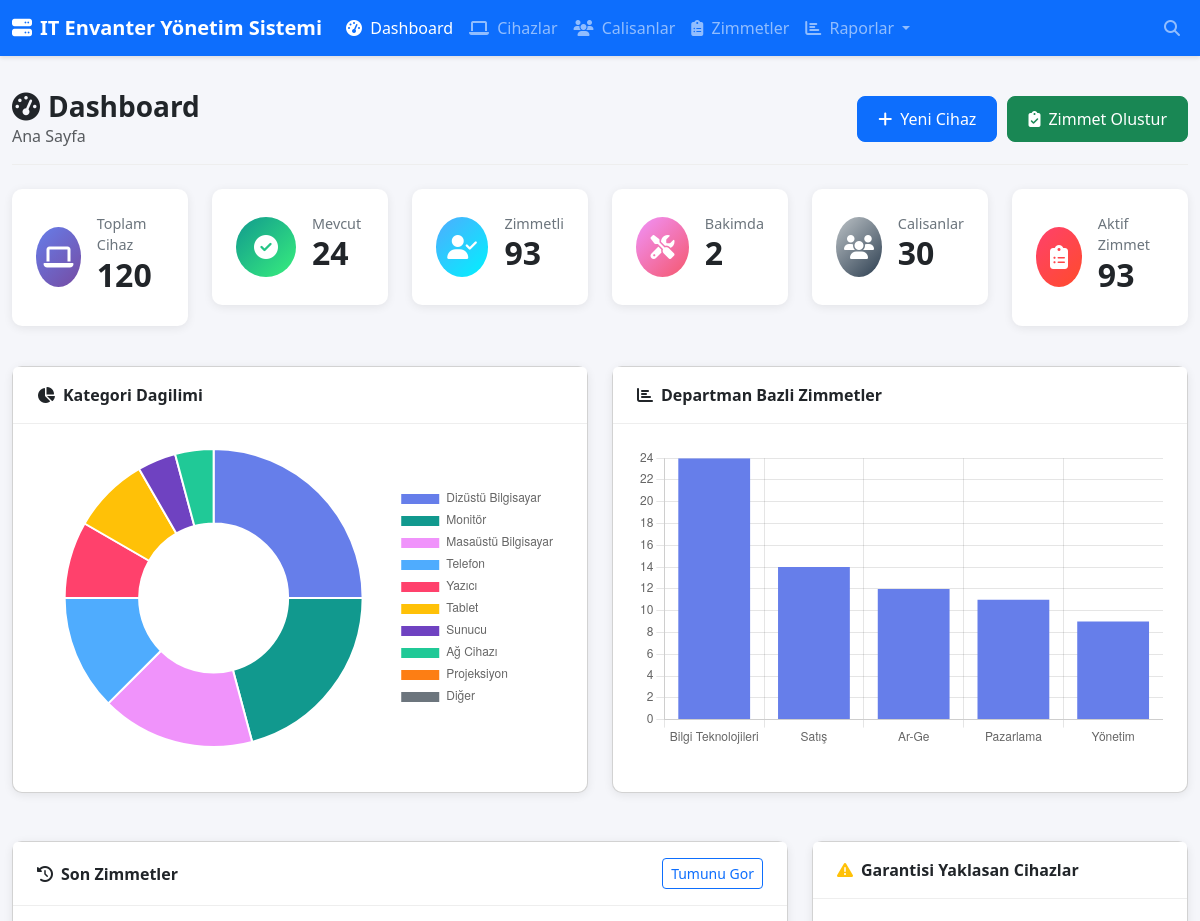
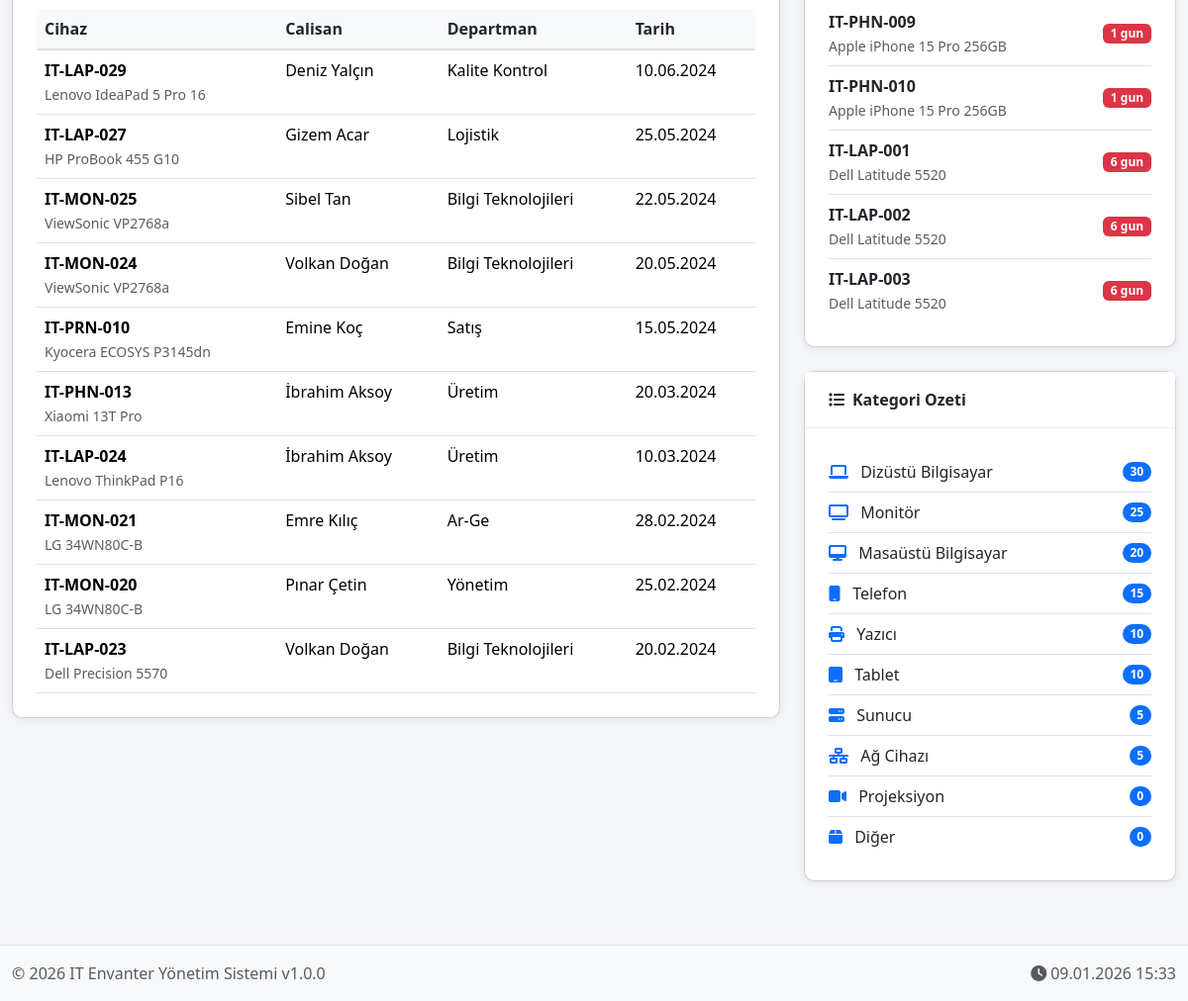
The page / on the database its author committed (2 pictures, top to bottom).
### tables this page shows
CREATE TABLE assignments (
    id INT AUTO_INCREMENT PRIMARY KEY,
    device_id INT NOT NULL,
    employee_id INT NOT NULL,
    assigned_date DATE NOT NULL,
    expected_return_date DATE,
    notes TEXT,
    assigned_by VARCHAR(100),
    created_at TIMESTAMP DEFAULT CURRENT_TIMESTAMP,
    FOREIGN KEY (device_id) REFERENCES devices(id) ON DELETE CASCADE,
    FOREIGN KEY (employee_id) REFERENCES employees(id) ON DELETE CASCADE,
    UNIQUE KEY unique_device_assignment (device_id)
);

CREATE TABLE devices (
    id INT AUTO_INCREMENT PRIMARY KEY,
    asset_tag VARCHAR(50) UNIQUE NOT NULL,
    name VARCHAR(100) NOT NULL,
    category_id INT,
    brand VARCHAR(50),
    model VARCHAR(100),
    serial_number VARCHAR(100) UNIQUE,
    purchase_date DATE,
    purchase_price DECIMAL(10,2),
    warranty_end_date DATE,
    status ENUM('available', 'assigned', 'maintenance', 'retired', 'lost') DEFAULT 'available',
    specifications TEXT,
    notes TEXT,
    created_at TIMESTAMP DEFAULT CURRENT_TIMESTAMP,
    updated_at TIMESTAMP DEFAULT CURRENT_TIMESTAMP ON UPDATE CURRENT_TIMESTAMP,
    FOREIGN KEY (category_id) REFERENCES device_categories(id) ON DELETE SET NULL
);

CREATE TABLE departments (
    id INT AUTO_INCREMENT PRIMARY KEY,
    name VARCHAR(100) NOT NULL,
    description TEXT,
    created_at TIMESTAMP DEFAULT CURRENT_TIMESTAMP
);

### includes/Database.php (called while the page is built, shortened)
<?php
class Database {
    private static $instance = null;
    private $connection;
    private function __construct() {
        try {
            $dsn = "mysql:host=" . DB_HOST . ";dbname=" . DB_NAME . ";charset=" . DB_CHARSET;
            $options = [
                PDO::ATTR_ERRMODE => PDO::ERRMODE_EXCEPTION,
                PDO::ATTR_DEFAULT_FETCH_MODE => PDO::FETCH_ASSOC,
                PDO::ATTR_EMULATE_PREPARES => false,
            ];
            $this->connection = new PDO($dsn, DB_USER, DB_PASS, $options);
        } catch (PDOException $e) {
            die("Veritabanı bağlantı hatası: " . $e->getMessage());
        }
    }
    public static function getInstance() {
        if (self::$instance === null) {
            self::$instance = new self();
        }
        return self::$instance;
    }
    public function query($sql, $params = []) {
        $stmt = $this->connection->prepare($sql);
        $stmt->execute($params);
        return $stmt;
    }
    public function fetch($sql, $params = []) {
        return $this->query($sql, $params)->fetch();
    }
    public function fetchAll($sql, $params = []) {
        return $this->query($sql, $params)->fetchAll();
    }
}

### index.php (the view, shortened to what this page needs)
<?php
require_once 'includes/header.php';
$stats = $db->fetch("SELECT * FROM v_dashboard_stats");
$categoryStats = $db->fetchAll("
    SELECT dc.name, dc.icon, COUNT(d.id) as count
    FROM device_categories dc
    LEFT JOIN devices d ON dc.id = d.category_id
    GROUP BY dc.id
    ORDER BY count DESC
");
$deptStats = $db->fetchAll("
    SELECT dep.name, COUNT(a.id) as count
    FROM departments dep
    LEFT JOIN employees e ON dep.id = e.department_id
    LEFT JOIN assignments a ON e.id = a.employee_id
    GROUP BY dep.id
    ORDER BY count DESC
    LIMIT 5
");
$recentAssignments = $db->fetchAll("
    SELECT
        d.asset_tag, d.name as device_name, d.brand, d.model,
        CONCAT(e.first_name, ' ', e.last_name) as employee_name,
        dep.name as department,
        a.assigned_date
    FROM assignments a
    JOIN devices d ON a.device_id = d.id
    JOIN employees e ON a.employee_id = e.id
    LEFT JOIN departments dep ON e.department_id = dep.id
    ORDER BY a.assigned_date DESC
    LIMIT 10
");
$warrantyExpiring = $db->fetchAll("
    SELECT d.asset_tag, d.name, d.brand, d.model, d.warranty_end_date,
           DATEDIFF(d.warranty_end_date, CURDATE()) as days_remaining
    FROM devices d
    WHERE d.warranty_end_date BETWEEN CURDATE() AND DATE_ADD(CURDATE(), INTERVAL 90 DAY)
    ORDER BY d.warranty_end_date ASC
    LIMIT 5
");
?>
<div class="page-header d-flex justify-content-between align-items-center">
    <div>
        <h1><i class="fas fa-tachometer-alt me-2"></i>Dashboard</h1>
        <nav aria-label="breadcrumb">
            <ol class="breadcrumb">
                <li class="breadcrumb-item active">Ana Sayfa</li>
            </ol>
        </nav>
    </div>
    <div class="quick-actions">
        <a href="device_add.php" class="btn btn-primary quick-action-btn">
            <i class="fas fa-plus"></i> Yeni Cihaz
        </a>
        <a href="assignment_add.php" class="btn btn-success quick-action-btn">
            <i class="fas fa-clipboard-check"></i> Zimmet Olustur
        </a>
    </div>
</div>
<div class="row mb-4">
    <div class="col-xl-2 col-md-4 col-sm-6 mb-3">
        <div class="card stat-card">
            <div class="card-body d-flex align-items-center">
                <div class="stat-icon bg-gradient-primary me-3">
                    <i class="fas fa-laptop"></i>
                </div>
                <div>
                    <p class="stat-label">Toplam Cihaz</p>
                    <h3 class="stat-number"><?= number_format($stats['total_devices']) ?></h3>
                </div>
            </div>
        </div>
    </div>
    <div class="col-xl-2 col-md-4 col-sm-6 mb-3">
        <div class="card stat-card">
            <div class="card-body d-flex align-items-center">
                <div class="stat-icon bg-gradient-success me-3">
                    <i class="fas fa-check-circle"></i>
                </div>
                <div>
                    <p class="stat-label">Mevcut</p>
                    <h3 class="stat-number"><?= number_format($stats['available_devices']) ?></h3>
                </div>
            </div>
        </div>
    </div>
    <div class="col-xl-2 col-md-4 col-sm-6 mb-3">
        <div class="card stat-card">
            <div class="card-body d-flex align-items-center">
                <div class="stat-icon bg-gradient-info me-3">
                    <i class="fas fa-user-check"></i>
                </div>
                <div>
                    <p class="stat-label">Zimmetli</p>
                    <h3 class="stat-number"><?= number_format($stats['assigned_devices']) ?></h3>
                </div>
            </div>
        </div>
    </div>
    <div class="col-xl-2 col-md-4 col-sm-6 mb-3">
        <div class="card stat-card">
            <div class="card-body d-flex align-items-center">
                <div class="stat-icon bg-gradient-warning me-3">
                    <i class="fas fa-tools"></i>
                </div>
                <div>
                    <p class="stat-label">Bakimda</p>
                    <h3 class="stat-number"><?= number_format($stats['maintenance_devices']) ?></h3>
                </div>
            </div>
        </div>
    </div>
    <div class="col-xl-2 col-md-4 col-sm-6 mb-3">
        <div class="card stat-card">
            <div class="card-body d-flex align-items-center">
                <div class="stat-icon bg-gradient-secondary me-3">
                    <i class="fas fa-users"></i>
                </div>
                <div>
                    <p class="stat-label">Calisanlar</p>
                    <h3 class="stat-number"><?= number_format($stats['active_employees']) ?></h3>
                </div>
            </div>
        </div>
    </div>
    <div class="col-xl-2 col-md-4 col-sm-6 mb-3">
        <div class="card stat-card">
            <div class="card-body d-flex align-items-center">
                <div class="stat-icon bg-gradient-danger me-3">
                    <i class="fas fa-clipboard-list"></i>
                </div>
                <div>
                    <p class="stat-label">Aktif Zimmet</p>
                    <h3 class="stat-number"><?= number_format($stats['total_assignments']) ?></h3>
                </div>
            </div>
        </div>
    </div>
</div>
<div class="row mb-4">
    <div class="col-lg-6 mb-4">
        <div class="card content-card h-100">
            <div class="card-header d-flex justify-content-between align-items-center">
                <span><i class="fas fa-chart-pie me-2"></i>Kategori Dagilimi</span>
            </div>
            <div class="card-body">
                <div class="chart-container">
                    <canvas id="categoryChart"></canvas>
                </div>
            </div>
        </div>
    </div>
    <div class="col-lg-6 mb-4">
        <div class="card content-card h-100">
            <div class="card-header d-flex justify-content-between align-items-center">
                <span><i class="fas fa-chart-bar me-2"></i>Departman Bazli Zimmetler</span>
            </div>
            <div class="card-body">
                <div class="chart-container">
                    <canvas id="departmentChart"></canvas>
                </div>
            </div>
        </div>
    </div>
</div>
<div class="row">
    <div class="col-lg-8 mb-4">
        <div class="card content-card">
            <div class="card-header d-flex justify-content-between align-items-center">
                <span><i class="fas fa-history me-2"></i>Son Zimmetler</span>
                <a href="assignments.php" class="btn btn-sm btn-outline-primary">Tumunu Gor</a>
            </div>
            <div class="card-body">
                <div class="table-responsive">
                    <table class="table table-hover mb-0">
                        <thead>
                            <tr>
                                <th>Cihaz</th>
                                <th>Calisan</th>
                                <th>Departman</th>
                                <th>Tarih</th>
                            </tr>
                        </thead>
                        <tbody>
                            <?php foreach ($recentAssignments as $assignment): ?>
                            <tr>
                                <td>
                                    <strong><?= htmlspecialchars($assignment['asset_tag']) ?></strong><br>
                                    <small class="text-muted"><?= htmlspecialchars($assignment['brand'] . ' ' . $assignment['model']) ?></small>
                                </td>
                                <td><?= htmlspecialchars($assignment['employee_name']) ?></td>
                                <td><?= htmlspecialchars($assignment['department'] ?? '-') ?></td>
                                <td><?= date('d.m.Y', strtotime($assignment['assigned_date'])) ?></td>
                            </tr>
                            <?php endforeach; ?>
                        </tbody>
                    </table>
                </div>
            </div>
        </div>
    </div>
    <div class="col-lg-4 mb-4">
        <div class="card content-card">
            <div class="card-header">
                <i class="fas fa-exclamation-triangle me-2 text-warning"></i>Garantisi Yaklasan Cihazlar
            </div>
            <div class="card-body">
                <?php if (empty($warrantyExpiring)): ?>
                    <p class="text-muted text-center mb-0">90 gun icinde garantisi bitecek cihaz yok.</p>
                <?php else: ?>
                    <div class="list-group list-group-flush">
                        <?php foreach ($warrantyExpiring as $device): ?>
                        <div class="list-group-item px-0">
                            <div class="d-flex justify-content-between align-items-center">
                                <div>
                                    <strong><?= htmlspecialchars($device['asset_tag']) ?></strong><br>
                                    <small class="text-muted"><?= htmlspecialchars($device['brand'] . ' ' . $device['model']) ?></small>
                                </div>
                                <span class="badge <?= $device['days_remaining'] < 30 ? 'bg-danger' : 'bg-warning' ?>">
                                    <?= $device['days_remaining'] ?> gun
                                </span>
                            </div>
                        </div>
                        <?php endforeach; ?>
                    </div>
                <?php endif; ?>
            </div>
        </div>
        <div class="card content-card mt-4">
            <div class="card-header">
                <i class="fas fa-list me-2"></i>Kategori Ozeti
            </div>
            <div class="card-body">
                <div class="list-group list-group-flush">
                    <?php foreach ($categoryStats as $cat): ?>
                    <div class="list-group-item px-0 d-flex justify-content-between align-items-center">
                        <span>
                            <i class="fas <?= htmlspecialchars($cat['icon']) ?> me-2 text-primary"></i>
                            <?= htmlspecialchars($cat['name']) ?>
                        </span>
                        <span class="badge bg-primary rounded-pill"><?= $cat['count'] ?></span>
                    </div>
                    <?php endforeach; ?>
                </div>
            </div>
        </div>
    </div>
</div>
<script>
// Kategori grafiği verileri
const categoryData = {
    labels: [<?= implode(',', array_map(fn($c) => "'" . addslashes($c['name']) . "'", $categoryStats)) ?>],
    datasets: [{
        data: [<?= implode(',', array_column($categoryStats, 'count')) ?>],
        backgroundColor: [
            '#667eea', '#11998e', '#f093fb', '#4facfe', '#ff416c',
            '#ffc107', '#6f42c1', '#20c997', '#fd7e14', '#6c757d'
        ]
    }]
};
// Departman grafiği verileri
const deptData = {
    labels: [<?= implode(',', array_map(fn($d) => "'" . addslashes($d['name']) . "'", $deptStats)) ?>],
    datasets: [{
        label: 'Zimmet Sayisi',
        data: [<?= implode(',', array_column($deptStats, 'count')) ?>],
        backgroundColor: '#667eea'
    }]
};
document.addEventListener('DOMContentLoaded', function() {
    // Kategori Pie Chart
    new Chart(document.getElementById('categoryChart'), {
        type: 'doughnut',
        data: categoryData,
        options: {
            responsive: true,
            maintainAspectRatio: false,
            plugins: {
                legend: {
                    position: 'right'
                }
            }
        }
    });
    // Departman Bar Chart
    new Chart(document.getElementById('departmentChart'), {
        type: 'bar',
        data: deptData,
        options: {
            responsive: true,
            maintainAspectRatio: false,
            plugins: {
                legend: {
                    display: false
                }
            },
            scales: {
                y: {
                    beginAtZero: true,
                    ticks: {
                        stepSize: 1
                    }
                }
            }
        }
    });
});
</script>
<?php require_once 'includes/footer.php'; ?>

### rows shown on the page
assignments: device.asset_tag "IT-LAP-029", device.model "Lenovo IdeaPad 5 Pro 16", employee_name "Deniz Yalçın", departments.name "Kalite Kontrol", assigned_date "10.06.2024"
assignments: device.asset_tag "IT-LAP-027", device.model "HP ProBook 455 G10", employee_name "Gizem Acar", departments.name "Lojistik", assigned_date "25.05.2024"
assignments: device.asset_tag "IT-MON-025", device.model "ViewSonic VP2768a", employee_name "Sibel Tan", departments.name "Bilgi Teknolojileri", assigned_date "22.05.2024"
assignments: device.asset_tag "IT-MON-024", device.model "ViewSonic VP2768a", employee_name "Volkan Doğan", departments.name "Bilgi Teknolojileri", assigned_date "20.05.2024"
assignments: device.asset_tag "IT-PRN-010", device.model "Kyocera ECOSYS P3145dn", employee_name "Emine Koç", departments.name "Satış", assigned_date "15.05.2024"
assignments: device.asset_tag "IT-PHN-013", device.model "Xiaomi 13T Pro", employee_name "İbrahim Aksoy", departments.name "Üretim", assigned_date "20.03.2024"
assignments: device.asset_tag "IT-LAP-024", device.model "Lenovo ThinkPad P16", employee_name "İbrahim Aksoy", departments.name "Üretim", assigned_date "10.03.2024"
assignments: device.asset_tag "IT-MON-021", device.model "LG 34WN80C-B", employee_name "Emre Kılıç", departments.name "Ar-Ge", assigned_date "28.02.2024"
assignments: device.asset_tag "IT-MON-020", device.model "LG 34WN80C-B", employee_name "Pınar Çetin", departments.name "Yönetim", assigned_date "25.02.2024"
assignments: device.asset_tag "IT-LAP-023", device.model "Dell Precision 5570", employee_name "Volkan Doğan", departments.name "Bilgi Teknolojileri", assigned_date "20.02.2024"
devices: asset_tag "IT-PHN-009", brand+model "Apple iPhone 15 Pro 256GB", days_remaining "1"
devices: asset_tag "IT-PHN-010", brand+model "Apple iPhone 15 Pro 256GB", days_remaining "1"
devices: asset_tag "IT-LAP-001", brand+model "Dell Latitude 5520", days_remaining "6"
devices: asset_tag "IT-LAP-002", brand+model "Dell Latitude 5520", days_remaining "6"
devices: asset_tag "IT-LAP-003", brand+model "Dell Latitude 5520", days_remaining "6"

### other values the page prints
APP_NAME "IT Envanter Yönetim Sistemi"
$stats['total_devices'] "120"
$stats['available_devices'] "24"
$stats['assigned_devices'] "93"
$stats['maintenance_devices'] "2"
$stats['active_employees'] "30"
$stats['total_assignments'] "93"
$cat['name'] "Dizüstü Bilgisayar"
$cat['count'] "30"
$cat['name'] "Monitör"
$cat['count'] "25"
$cat['name'] "Masaüstü Bilgisayar"
$cat['count'] "20"
$cat['name'] "Telefon"
$cat['count'] "15"
